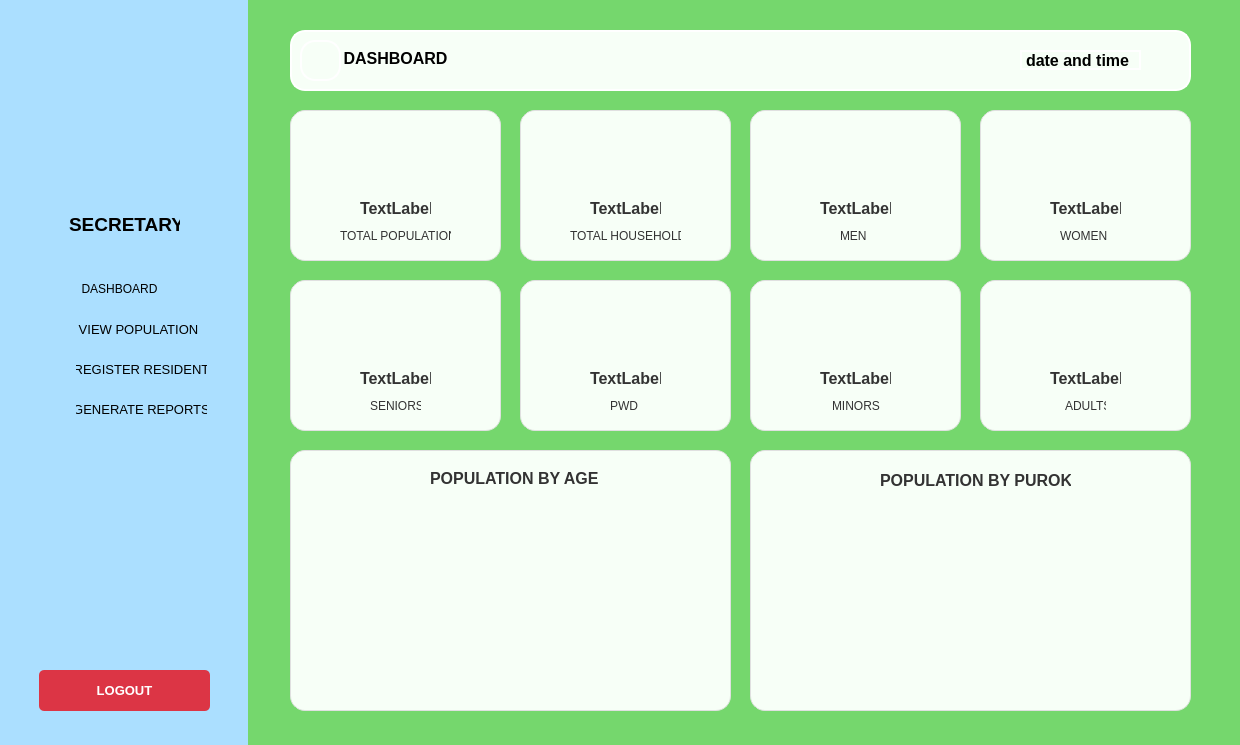
<?xml version="1.0" encoding="UTF-8"?>
<ui version="4.0">
 <class>dashboard_Secretary</class>
 <widget class="QDialog" name="dashboard_Secretary">
  <property name="geometry">
   <rect>
    <x>0</x>
    <y>0</y>
    <width>1240</width>
    <height>745</height>
   </rect>
  </property>
  <property name="maximumSize">
   <size>
    <width>1240</width>
    <height>745</height>
   </size>
  </property>
  <property name="windowTitle">
   <string>Dialog</string>
  </property>
  <property name="styleSheet">
   <string notr="true">QDialog {
    background-color:#75d76d;
}</string>
  </property>
  <widget class="QFrame" name="sidePanel">
   <property name="geometry">
    <rect>
     <x>-11</x>
     <y>-21</y>
     <width>261</width>
     <height>811</height>
    </rect>
   </property>
   <property name="styleSheet">
    <string notr="true">QFrame {
    border: 2px solid #75d76d;   /* border color */
    border-radius: 10px;         /* keep rounded corners */
    background-color: #abdfff;   /* your background */
}</string>
   </property>
   <property name="frameShape">
    <enum>QFrame::StyledPanel</enum>
   </property>
   <property name="frameShadow">
    <enum>QFrame::Raised</enum>
   </property>
   <widget class="QLabel" name="secretary_Label">
    <property name="geometry">
     <rect>
      <x>80</x>
      <y>230</y>
      <width>111</width>
      <height>31</height>
     </rect>
    </property>
    <property name="font">
     <font>
      <pointsize>14</pointsize>
      <bold>true</bold>
     </font>
    </property>
    <property name="styleSheet">
     <string notr="true">QLabel {
    background-color: transparent;
    border: none;
}</string>
    </property>
    <property name="text">
     <string>SECRETARY</string>
    </property>
   </widget>
   <widget class="QPushButton" name="viewPopulation_Button">
    <property name="geometry">
     <rect>
      <x>89</x>
      <y>340</y>
      <width>121</width>
      <height>20</height>
     </rect>
    </property>
    <property name="font">
     <font>
      <pointsize>10</pointsize>
     </font>
    </property>
    <property name="styleSheet">
     <string notr="true">QPushButton {
    background-color: transparent;    /* same as panel, no fill */
    border: none;                     /* remove border for side panel buttons */
    color: black;                     /* text color */
}

QPushButton:hover {
    background-color: #d3d3d3;        /* light grey on hover */
    color: black;                     /* keep text readable */
}

QPushButton:pressed {
    background-color: #a9a9a9;        /* darker grey when clicked */
    color: black;
}
</string>
    </property>
    <property name="text">
     <string>VIEW POPULATION</string>
    </property>
    <property name="default">
     <bool>false</bool>
    </property>
    <property name="flat">
     <bool>true</bool>
    </property>
   </widget>
   <widget class="QPushButton" name="register_Button">
    <property name="geometry">
     <rect>
      <x>87</x>
      <y>380</y>
      <width>131</width>
      <height>20</height>
     </rect>
    </property>
    <property name="font">
     <font>
      <pointsize>10</pointsize>
     </font>
    </property>
    <property name="styleSheet">
     <string notr="true">QPushButton {
    background-color: transparent;    /* same as panel, no fill */
    border: none;                     /* remove border for side panel buttons */
    color: black;                     /* text color */
}

QPushButton:hover {
    background-color: #d3d3d3;        /* light grey on hover */
    color: black;                     /* keep text readable */
}

QPushButton:pressed {
    background-color: #a9a9a9;        /* darker grey when clicked */
    color: black;
}
</string>
    </property>
    <property name="text">
     <string>REGISTER RESIDENT</string>
    </property>
    <property name="flat">
     <bool>true</bool>
    </property>
   </widget>
   <widget class="QPushButton" name="generateReports_Button">
    <property name="geometry">
     <rect>
      <x>87</x>
      <y>420</y>
      <width>131</width>
      <height>20</height>
     </rect>
    </property>
    <property name="font">
     <font>
      <pointsize>10</pointsize>
     </font>
    </property>
    <property name="styleSheet">
     <string notr="true">QPushButton {
    background-color: transparent;    /* same as panel, no fill */
    border: none;                     /* remove border for side panel buttons */
    color: black;                     /* text color */
}

QPushButton:hover {
    background-color: #d3d3d3;        /* light grey on hover */
    color: black;                     /* keep text readable */
}

QPushButton:pressed {
    background-color: #a9a9a9;        /* darker grey when clicked */
    color: black;
}
</string>
    </property>
    <property name="text">
     <string>GENERATE REPORTS</string>
    </property>
    <property name="flat">
     <bool>true</bool>
    </property>
   </widget>
   <widget class="QPushButton" name="logout_Button">
    <property name="geometry">
     <rect>
      <x>50</x>
      <y>691</y>
      <width>171</width>
      <height>41</height>
     </rect>
    </property>
    <property name="font">
     <font>
      <pointsize>10</pointsize>
      <bold>true</bold>
     </font>
    </property>
    <property name="styleSheet">
     <string notr="true"> QPushButton {
                background-color: #dc3545;
                color: white;
                border: none;
                border-radius: 5px;
                font-weight: bold;
            }
            QPushButton:hover {
                background-color: #c82333;
            }</string>
    </property>
    <property name="text">
     <string>LOGOUT</string>
    </property>
    <property name="flat">
     <bool>false</bool>
    </property>
   </widget>
   <widget class="QLabel" name="logo">
    <property name="geometry">
     <rect>
      <x>20</x>
      <y>20</y>
      <width>221</width>
      <height>201</height>
     </rect>
    </property>
    <property name="styleSheet">
     <string notr="true">QLabel {
    background-color: transparent;
    border: none;
}</string>
    </property>
    <property name="text">
     <string/>
    </property>
    <property name="pixmap">
     <pixmap>../../../../OneDrive/Desktop/2nd Term/IT5L(2748)/2nd Deliverable/Wireframe/logo.png</pixmap>
    </property>
    <property name="scaledContents">
     <bool>true</bool>
    </property>
    <property name="wordWrap">
     <bool>false</bool>
    </property>
    <property name="openExternalLinks">
     <bool>false</bool>
    </property>
   </widget>
   <widget class="QLabel" name="home">
    <property name="geometry">
     <rect>
      <x>55</x>
      <y>295</y>
      <width>35</width>
      <height>31</height>
     </rect>
    </property>
    <property name="styleSheet">
     <string notr="true">QLabel {
    background-color: transparent;
    border: none;
}</string>
    </property>
    <property name="text">
     <string/>
    </property>
    <property name="pixmap">
     <pixmap>../../../../OneDrive/Desktop/2nd Term/IT5L(2748)/3rd Deliverable (System Design)/Icons/home (2).png</pixmap>
    </property>
    <property name="scaledContents">
     <bool>true</bool>
    </property>
    <property name="wordWrap">
     <bool>false</bool>
    </property>
   </widget>
   <widget class="QLabel" name="viewPopulation">
    <property name="geometry">
     <rect>
      <x>52</x>
      <y>335</y>
      <width>40</width>
      <height>31</height>
     </rect>
    </property>
    <property name="styleSheet">
     <string notr="true">QLabel {
    background-color: transparent;
    border: none;
}</string>
    </property>
    <property name="text">
     <string/>
    </property>
    <property name="pixmap">
     <pixmap>../../../../OneDrive/Desktop/2nd Term/IT5L(2748)/3rd Deliverable (System Design)/Icons/view population.png</pixmap>
    </property>
    <property name="scaledContents">
     <bool>true</bool>
    </property>
    <property name="wordWrap">
     <bool>false</bool>
    </property>
   </widget>
   <widget class="QLabel" name="generateReports">
    <property name="geometry">
     <rect>
      <x>52</x>
      <y>415</y>
      <width>39</width>
      <height>33</height>
     </rect>
    </property>
    <property name="styleSheet">
     <string notr="true">QLabel {
    background-color: transparent;
    border: none;
}</string>
    </property>
    <property name="text">
     <string/>
    </property>
    <property name="pixmap">
     <pixmap>../../../../OneDrive/Desktop/2nd Term/IT5L(2748)/3rd Deliverable (System Design)/Icons/generate report.png</pixmap>
    </property>
    <property name="scaledContents">
     <bool>true</bool>
    </property>
    <property name="wordWrap">
     <bool>false</bool>
    </property>
   </widget>
   <widget class="QPushButton" name="home_Button_2">
    <property name="geometry">
     <rect>
      <x>90</x>
      <y>300</y>
      <width>81</width>
      <height>20</height>
     </rect>
    </property>
    <property name="font">
     <font>
      <pointsize>9</pointsize>
     </font>
    </property>
    <property name="styleSheet">
     <string notr="true">QPushButton {
    background-color: transparent;    /* same as panel, no fill */
    border: none;                     /* remove border for side panel buttons */
    color: black;                     /* text color */
}

QPushButton:hover {
    background-color: #d3d3d3;        /* light grey on hover */
    color: black;                     /* keep text readable */
}

QPushButton:pressed {
    background-color: #a9a9a9;        /* darker grey when clicked */
    color: black;
}
</string>
    </property>
    <property name="text">
     <string>DASHBOARD</string>
    </property>
    <property name="flat">
     <bool>false</bool>
    </property>
   </widget>
   <widget class="QLabel" name="registerResident">
    <property name="geometry">
     <rect>
      <x>52</x>
      <y>375</y>
      <width>39</width>
      <height>33</height>
     </rect>
    </property>
    <property name="styleSheet">
     <string notr="true">QLabel {
    background-color: transparent;
    border: none;
}</string>
    </property>
    <property name="text">
     <string/>
    </property>
    <property name="pixmap">
     <pixmap>../../../../OneDrive/Desktop/2nd Term/IT5L(2748)/3rd Deliverable (System Design)/Icons/register.png</pixmap>
    </property>
    <property name="scaledContents">
     <bool>true</bool>
    </property>
    <property name="wordWrap">
     <bool>false</bool>
    </property>
   </widget>
  </widget>
  <widget class="QFrame" name="frame">
   <property name="geometry">
    <rect>
     <x>290</x>
     <y>30</y>
     <width>901</width>
     <height>61</height>
    </rect>
   </property>
   <property name="styleSheet">
    <string notr="true">QFrame {
    background-color: #f7fff7;   
    border: 2px solid white;  
    border-radius: 15px;      
}
</string>
   </property>
   <property name="frameShape">
    <enum>QFrame::StyledPanel</enum>
   </property>
   <property name="frameShadow">
    <enum>QFrame::Raised</enum>
   </property>
   <widget class="QPushButton" name="home_Button">
    <property name="geometry">
     <rect>
      <x>45</x>
      <y>8</y>
      <width>121</width>
      <height>41</height>
     </rect>
    </property>
    <property name="font">
     <font>
      <pointsize>12</pointsize>
      <bold>true</bold>
     </font>
    </property>
    <property name="text">
     <string>DASHBOARD</string>
    </property>
    <property name="flat">
     <bool>true</bool>
    </property>
   </widget>
   <widget class="QLabel" name="dateTime_Label">
    <property name="geometry">
     <rect>
      <x>730</x>
      <y>20</y>
      <width>121</width>
      <height>20</height>
     </rect>
    </property>
    <property name="font">
     <font>
      <family>Segoe UI</family>
      <pointsize>12</pointsize>
      <bold>true</bold>
     </font>
    </property>
    <property name="text">
     <string>date and time</string>
    </property>
   </widget>
   <widget class="QLabel" name="icon">
    <property name="geometry">
     <rect>
      <x>10</x>
      <y>10</y>
      <width>41</width>
      <height>41</height>
     </rect>
    </property>
    <property name="text">
     <string/>
    </property>
    <property name="pixmap">
     <pixmap>../../../../OneDrive/Desktop/2nd Term/IT5L(2748)/3rd Deliverable (System Design)/Icons/home (2).png</pixmap>
    </property>
    <property name="scaledContents">
     <bool>true</bool>
    </property>
   </widget>
  </widget>
  <widget class="QFrame" name="totalPopulation">
   <property name="geometry">
    <rect>
     <x>290</x>
     <y>110</y>
     <width>211</width>
     <height>151</height>
    </rect>
   </property>
   <property name="styleSheet">
    <string notr="true">QFrame {
    background-color: #f7fff7;
    border-radius: 15px;
    border: 1px solid #e0e0e0; 
}

QLabel {
    color: #333333;
}

</string>
   </property>
   <property name="frameShape">
    <enum>QFrame::StyledPanel</enum>
   </property>
   <property name="frameShadow">
    <enum>QFrame::Raised</enum>
   </property>
   <widget class="QLabel" name="totalPopulationNum">
    <property name="geometry">
     <rect>
      <x>70</x>
      <y>90</y>
      <width>71</width>
      <height>16</height>
     </rect>
    </property>
    <property name="font">
     <font>
      <pointsize>12</pointsize>
      <bold>true</bold>
     </font>
    </property>
    <property name="styleSheet">
     <string notr="true">QLabel {
    border: 0px;
    margin: 0px;
    padding: 0px;
}</string>
    </property>
    <property name="text">
     <string>TextLabel</string>
    </property>
   </widget>
   <widget class="QLabel" name="totalDesc">
    <property name="geometry">
     <rect>
      <x>50</x>
      <y>110</y>
      <width>111</width>
      <height>31</height>
     </rect>
    </property>
    <property name="styleSheet">
     <string notr="true">QLabel {
    border: 0px;
    margin: 0px;
    padding: 0px;
}</string>
    </property>
    <property name="text">
     <string>TOTAL POPULATION</string>
    </property>
   </widget>
   <widget class="QLabel" name="totalPopulation_Icon">
    <property name="geometry">
     <rect>
      <x>85</x>
      <y>30</y>
      <width>41</width>
      <height>41</height>
     </rect>
    </property>
    <property name="styleSheet">
     <string notr="true">QLabel {
    background-color: transparent;
    border: 0px;      
}         </string>
    </property>
    <property name="text">
     <string/>
    </property>
    <property name="pixmap">
     <pixmap>../../../../OneDrive/Desktop/2nd Term/IT5L(2748)/3rd Deliverable (System Design)/Icons/population.png</pixmap>
    </property>
    <property name="scaledContents">
     <bool>true</bool>
    </property>
   </widget>
  </widget>
  <widget class="QFrame" name="totalHouseHold">
   <property name="geometry">
    <rect>
     <x>520</x>
     <y>110</y>
     <width>211</width>
     <height>151</height>
    </rect>
   </property>
   <property name="styleSheet">
    <string notr="true">QFrame {
    background-color: #f7fff7;
    border-radius: 15px;
    border: 1px solid #e0e0e0;
}

QLabel {
    color: #333333;
}</string>
   </property>
   <property name="frameShape">
    <enum>QFrame::StyledPanel</enum>
   </property>
   <property name="frameShadow">
    <enum>QFrame::Raised</enum>
   </property>
   <widget class="QLabel" name="totalHouseHoldNum">
    <property name="geometry">
     <rect>
      <x>70</x>
      <y>90</y>
      <width>71</width>
      <height>16</height>
     </rect>
    </property>
    <property name="font">
     <font>
      <pointsize>12</pointsize>
      <bold>true</bold>
     </font>
    </property>
    <property name="styleSheet">
     <string notr="true">QLabel {
    border: 0px;
    margin: 0px;
    padding: 0px;
}</string>
    </property>
    <property name="text">
     <string>TextLabel</string>
    </property>
   </widget>
   <widget class="QLabel" name="totalHouseHoldDesc">
    <property name="geometry">
     <rect>
      <x>50</x>
      <y>110</y>
      <width>111</width>
      <height>31</height>
     </rect>
    </property>
    <property name="styleSheet">
     <string notr="true">QLabel {
    border: 0px;
    margin: 0px;
    padding: 0px;
}</string>
    </property>
    <property name="text">
     <string>TOTAL HOUSEHOLD</string>
    </property>
   </widget>
   <widget class="QLabel" name="totalHouseHold_Icon">
    <property name="geometry">
     <rect>
      <x>85</x>
      <y>30</y>
      <width>41</width>
      <height>41</height>
     </rect>
    </property>
    <property name="styleSheet">
     <string notr="true">QLabel {
    background-color: transparent;
    border: 0px;      
}         </string>
    </property>
    <property name="text">
     <string/>
    </property>
    <property name="pixmap">
     <pixmap>../../../../OneDrive/Desktop/2nd Term/IT5L(2748)/3rd Deliverable (System Design)/Icons/home.png</pixmap>
    </property>
    <property name="scaledContents">
     <bool>true</bool>
    </property>
   </widget>
  </widget>
  <widget class="QFrame" name="men">
   <property name="geometry">
    <rect>
     <x>750</x>
     <y>110</y>
     <width>211</width>
     <height>151</height>
    </rect>
   </property>
   <property name="styleSheet">
    <string notr="true">QFrame {
    background-color:#f7fff7;
    border-radius: 15px;
    border: 1px solid #e0e0e0;
}

QLabel {
    color: #333333;
}</string>
   </property>
   <property name="frameShape">
    <enum>QFrame::StyledPanel</enum>
   </property>
   <property name="frameShadow">
    <enum>QFrame::Raised</enum>
   </property>
   <widget class="QLabel" name="numMen">
    <property name="geometry">
     <rect>
      <x>70</x>
      <y>90</y>
      <width>71</width>
      <height>16</height>
     </rect>
    </property>
    <property name="font">
     <font>
      <pointsize>12</pointsize>
      <bold>true</bold>
     </font>
    </property>
    <property name="styleSheet">
     <string notr="true">QLabel {
    border: 0px;
    margin: 0px;
    padding: 0px;
}</string>
    </property>
    <property name="text">
     <string>TextLabel</string>
    </property>
   </widget>
   <widget class="QLabel" name="menDesc">
    <property name="geometry">
     <rect>
      <x>90</x>
      <y>110</y>
      <width>31</width>
      <height>31</height>
     </rect>
    </property>
    <property name="styleSheet">
     <string notr="true">QLabel {
    border: 0px;
    margin: 0px;
    padding: 0px;
}</string>
    </property>
    <property name="text">
     <string>MEN</string>
    </property>
   </widget>
   <widget class="QLabel" name="men_Icon">
    <property name="geometry">
     <rect>
      <x>80</x>
      <y>30</y>
      <width>51</width>
      <height>51</height>
     </rect>
    </property>
    <property name="styleSheet">
     <string notr="true">QLabel {
    background-color: transparent;
    border: 0px;      
}         </string>
    </property>
    <property name="text">
     <string/>
    </property>
    <property name="pixmap">
     <pixmap>../../Images/icons/men.png</pixmap>
    </property>
    <property name="scaledContents">
     <bool>true</bool>
    </property>
   </widget>
  </widget>
  <widget class="QFrame" name="women">
   <property name="geometry">
    <rect>
     <x>980</x>
     <y>110</y>
     <width>211</width>
     <height>151</height>
    </rect>
   </property>
   <property name="styleSheet">
    <string notr="true">QFrame {
    background-color:#f7fff7;
    border-radius: 15px;
    border: 1px solid #e0e0e0;
}

QLabel {
    color: #333333;
}</string>
   </property>
   <property name="frameShape">
    <enum>QFrame::StyledPanel</enum>
   </property>
   <property name="frameShadow">
    <enum>QFrame::Raised</enum>
   </property>
   <widget class="QLabel" name="womenNum">
    <property name="geometry">
     <rect>
      <x>70</x>
      <y>90</y>
      <width>71</width>
      <height>16</height>
     </rect>
    </property>
    <property name="font">
     <font>
      <pointsize>12</pointsize>
      <bold>true</bold>
     </font>
    </property>
    <property name="styleSheet">
     <string notr="true">QLabel {
    border: 0px;
    margin: 0px;
    padding: 0px;
}</string>
    </property>
    <property name="text">
     <string>TextLabel</string>
    </property>
   </widget>
   <widget class="QLabel" name="womenDesc">
    <property name="geometry">
     <rect>
      <x>80</x>
      <y>110</y>
      <width>51</width>
      <height>31</height>
     </rect>
    </property>
    <property name="styleSheet">
     <string notr="true">QLabel {
    border: 0px;
    margin: 0px;
    padding: 0px;
}</string>
    </property>
    <property name="text">
     <string>WOMEN</string>
    </property>
   </widget>
   <widget class="QLabel" name="women_Icon">
    <property name="geometry">
     <rect>
      <x>80</x>
      <y>30</y>
      <width>51</width>
      <height>51</height>
     </rect>
    </property>
    <property name="styleSheet">
     <string notr="true">QLabel {
    background-color: transparent;
    border: 0px;      
}         </string>
    </property>
    <property name="text">
     <string/>
    </property>
    <property name="pixmap">
     <pixmap>../../Images/icons/women.png</pixmap>
    </property>
    <property name="scaledContents">
     <bool>true</bool>
    </property>
   </widget>
  </widget>
  <widget class="QFrame" name="seniors">
   <property name="geometry">
    <rect>
     <x>290</x>
     <y>280</y>
     <width>211</width>
     <height>151</height>
    </rect>
   </property>
   <property name="styleSheet">
    <string notr="true">QFrame {
    background-color: #f7fff7;
    border-radius: 15px;
    border: 1px solid #e0e0e0;
	box-shadow: 3px 3px 10px rgba(136, 136, 136, 0.3);   
}

QLabel {
    color: #333333;
}</string>
   </property>
   <property name="frameShape">
    <enum>QFrame::StyledPanel</enum>
   </property>
   <property name="frameShadow">
    <enum>QFrame::Raised</enum>
   </property>
   <widget class="QLabel" name="seniorsNum">
    <property name="geometry">
     <rect>
      <x>70</x>
      <y>90</y>
      <width>71</width>
      <height>16</height>
     </rect>
    </property>
    <property name="font">
     <font>
      <pointsize>12</pointsize>
      <bold>true</bold>
     </font>
    </property>
    <property name="styleSheet">
     <string notr="true">QLabel {
    border: 0px;
    margin: 0px;
    padding: 0px;
}</string>
    </property>
    <property name="text">
     <string>TextLabel</string>
    </property>
   </widget>
   <widget class="QLabel" name="seniorsDesc">
    <property name="geometry">
     <rect>
      <x>80</x>
      <y>110</y>
      <width>51</width>
      <height>31</height>
     </rect>
    </property>
    <property name="styleSheet">
     <string notr="true">QLabel {
    border: 0px;
    margin: 0px;
    padding: 0px;
}</string>
    </property>
    <property name="text">
     <string>SENIORS</string>
    </property>
   </widget>
   <widget class="QLabel" name="seniors_Icon">
    <property name="geometry">
     <rect>
      <x>85</x>
      <y>30</y>
      <width>41</width>
      <height>41</height>
     </rect>
    </property>
    <property name="styleSheet">
     <string notr="true">QLabel {
    background-color: transparent;
    border: 0px;      
}         </string>
    </property>
    <property name="text">
     <string/>
    </property>
    <property name="pixmap">
     <pixmap>../../Images/icons/seniors.png</pixmap>
    </property>
    <property name="scaledContents">
     <bool>true</bool>
    </property>
   </widget>
  </widget>
  <widget class="QFrame" name="pwd">
   <property name="geometry">
    <rect>
     <x>520</x>
     <y>280</y>
     <width>211</width>
     <height>151</height>
    </rect>
   </property>
   <property name="styleSheet">
    <string notr="true">QFrame {
    background-color: #f7fff7;
    border-radius: 15px;
    border: 1px solid #e0e0e0;
}

QLabel {
    color: #333333;
}</string>
   </property>
   <property name="frameShape">
    <enum>QFrame::StyledPanel</enum>
   </property>
   <property name="frameShadow">
    <enum>QFrame::Raised</enum>
   </property>
   <widget class="QLabel" name="pwdNum">
    <property name="geometry">
     <rect>
      <x>70</x>
      <y>90</y>
      <width>71</width>
      <height>16</height>
     </rect>
    </property>
    <property name="font">
     <font>
      <pointsize>12</pointsize>
      <bold>true</bold>
     </font>
    </property>
    <property name="styleSheet">
     <string notr="true">QLabel {
    border: 0px;
    margin: 0px;
    padding: 0px;
}</string>
    </property>
    <property name="text">
     <string>TextLabel</string>
    </property>
   </widget>
   <widget class="QLabel" name="pwdDesc">
    <property name="geometry">
     <rect>
      <x>90</x>
      <y>110</y>
      <width>31</width>
      <height>31</height>
     </rect>
    </property>
    <property name="styleSheet">
     <string notr="true">QLabel {
    border: 0px;
    margin: 0px;
    padding: 0px;
}</string>
    </property>
    <property name="text">
     <string>PWD</string>
    </property>
   </widget>
   <widget class="QLabel" name="pwd_Icon">
    <property name="geometry">
     <rect>
      <x>85</x>
      <y>30</y>
      <width>41</width>
      <height>41</height>
     </rect>
    </property>
    <property name="styleSheet">
     <string notr="true">QLabel {
    background-color: transparent;
    border: 0px;      
}         </string>
    </property>
    <property name="text">
     <string/>
    </property>
    <property name="pixmap">
     <pixmap>../../Images/icons/pwd.png</pixmap>
    </property>
    <property name="scaledContents">
     <bool>true</bool>
    </property>
   </widget>
  </widget>
  <widget class="QFrame" name="minors">
   <property name="geometry">
    <rect>
     <x>750</x>
     <y>280</y>
     <width>211</width>
     <height>151</height>
    </rect>
   </property>
   <property name="styleSheet">
    <string notr="true">QFrame {
    background-color:#f7fff7;
    border-radius: 15px;
    border: 1px solid #e0e0e0;
}

QLabel {
    color: #333333;
}</string>
   </property>
   <property name="frameShape">
    <enum>QFrame::StyledPanel</enum>
   </property>
   <property name="frameShadow">
    <enum>QFrame::Raised</enum>
   </property>
   <widget class="QLabel" name="minorsNum">
    <property name="geometry">
     <rect>
      <x>70</x>
      <y>90</y>
      <width>71</width>
      <height>16</height>
     </rect>
    </property>
    <property name="font">
     <font>
      <pointsize>12</pointsize>
      <bold>true</bold>
     </font>
    </property>
    <property name="styleSheet">
     <string notr="true">QLabel {
    border: 0px;
    margin: 0px;
    padding: 0px;
}</string>
    </property>
    <property name="text">
     <string>TextLabel</string>
    </property>
   </widget>
   <widget class="QLabel" name="minorsDesc">
    <property name="geometry">
     <rect>
      <x>82</x>
      <y>110</y>
      <width>51</width>
      <height>31</height>
     </rect>
    </property>
    <property name="styleSheet">
     <string notr="true">QLabel {
    border: 0px;
    margin: 0px;
    padding: 0px;
}</string>
    </property>
    <property name="text">
     <string>MINORS</string>
    </property>
   </widget>
   <widget class="QLabel" name="minors_Icon">
    <property name="geometry">
     <rect>
      <x>85</x>
      <y>30</y>
      <width>41</width>
      <height>41</height>
     </rect>
    </property>
    <property name="styleSheet">
     <string notr="true">QLabel {
    background-color: transparent;
    border: 0px;      
}         </string>
    </property>
    <property name="text">
     <string/>
    </property>
    <property name="pixmap">
     <pixmap>../../Images/icons/minors.png</pixmap>
    </property>
    <property name="scaledContents">
     <bool>true</bool>
    </property>
   </widget>
  </widget>
  <widget class="QFrame" name="adults">
   <property name="geometry">
    <rect>
     <x>980</x>
     <y>280</y>
     <width>211</width>
     <height>151</height>
    </rect>
   </property>
   <property name="styleSheet">
    <string notr="true">QFrame {
    background-color:#f7fff7;
    border-radius: 15px;
    border: 1px solid #e0e0e0;
}

QLabel {
    color: #333333;
}</string>
   </property>
   <property name="frameShape">
    <enum>QFrame::StyledPanel</enum>
   </property>
   <property name="frameShadow">
    <enum>QFrame::Raised</enum>
   </property>
   <widget class="QLabel" name="numAdult">
    <property name="geometry">
     <rect>
      <x>70</x>
      <y>90</y>
      <width>71</width>
      <height>16</height>
     </rect>
    </property>
    <property name="font">
     <font>
      <pointsize>12</pointsize>
      <bold>true</bold>
     </font>
    </property>
    <property name="styleSheet">
     <string notr="true">QLabel {
    border: 0px;
    margin: 0px;
    padding: 0px;
}</string>
    </property>
    <property name="text">
     <string>TextLabel</string>
    </property>
   </widget>
   <widget class="QLabel" name="adultDesc">
    <property name="geometry">
     <rect>
      <x>85</x>
      <y>110</y>
      <width>41</width>
      <height>31</height>
     </rect>
    </property>
    <property name="styleSheet">
     <string notr="true">QLabel {
    border: 0px;
    margin: 0px;
    padding: 0px;
}</string>
    </property>
    <property name="text">
     <string>ADULTS</string>
    </property>
   </widget>
   <widget class="QLabel" name="adults_Icon">
    <property name="geometry">
     <rect>
      <x>85</x>
      <y>30</y>
      <width>41</width>
      <height>41</height>
     </rect>
    </property>
    <property name="styleSheet">
     <string notr="true">QLabel {
    background-color: transparent;
    border: 0px;      
}         </string>
    </property>
    <property name="text">
     <string/>
    </property>
    <property name="pixmap">
     <pixmap>../../Images/icons/adults.png</pixmap>
    </property>
    <property name="scaledContents">
     <bool>true</bool>
    </property>
   </widget>
  </widget>
  <widget class="QFrame" name="populationByAge">
   <property name="geometry">
    <rect>
     <x>290</x>
     <y>450</y>
     <width>441</width>
     <height>261</height>
    </rect>
   </property>
   <property name="styleSheet">
    <string notr="true">QFrame {
    background-color: #f7fff7;
    border-radius: 15px;
    border: 1px solid #e0e0e0;
}

QLabel {
    color: #333333;
}</string>
   </property>
   <property name="frameShape">
    <enum>QFrame::StyledPanel</enum>
   </property>
   <property name="frameShadow">
    <enum>QFrame::Raised</enum>
   </property>
   <widget class="QLabel" name="desc">
    <property name="geometry">
     <rect>
      <x>140</x>
      <y>20</y>
      <width>171</width>
      <height>16</height>
     </rect>
    </property>
    <property name="font">
     <font>
      <pointsize>12</pointsize>
      <bold>true</bold>
     </font>
    </property>
    <property name="styleSheet">
     <string notr="true">QLabel {
    border: 0px;
    margin: 0px;
    padding: 0px;
}</string>
    </property>
    <property name="text">
     <string>POPULATION BY AGE</string>
    </property>
   </widget>
  </widget>
  <widget class="QFrame" name="populationPurok">
   <property name="geometry">
    <rect>
     <x>750</x>
     <y>450</y>
     <width>441</width>
     <height>261</height>
    </rect>
   </property>
   <property name="styleSheet">
    <string notr="true">QFrame {
    background-color: #f7fff7;
    border-radius: 15px;
    border: 1px solid #e0e0e0;
}

QLabel {
    color: #333333;
}</string>
   </property>
   <property name="frameShape">
    <enum>QFrame::StyledPanel</enum>
   </property>
   <property name="frameShadow">
    <enum>QFrame::Raised</enum>
   </property>
   <widget class="QLabel" name="desc_2">
    <property name="geometry">
     <rect>
      <x>130</x>
      <y>20</y>
      <width>191</width>
      <height>20</height>
     </rect>
    </property>
    <property name="font">
     <font>
      <pointsize>12</pointsize>
      <bold>true</bold>
     </font>
    </property>
    <property name="styleSheet">
     <string notr="true">QLabel {
    border: 0px;
    margin: 0px;
    padding: 0px;
}</string>
    </property>
    <property name="text">
     <string>POPULATION BY PUROK</string>
    </property>
   </widget>
  </widget>
 </widget>
 <resources/>
 <connections/>
</ui>
